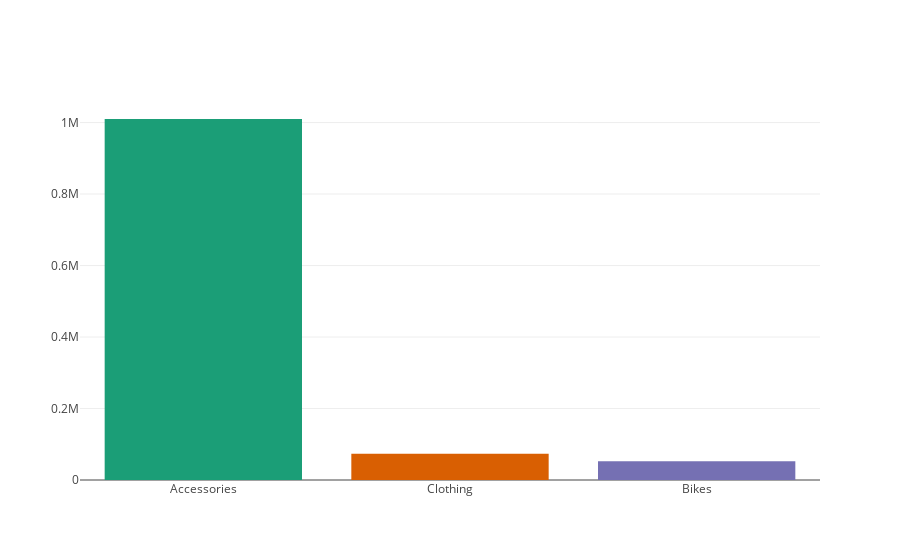

Notebook code cell kept with this figure:
### Code cell
fig=go.Figure()
fig.add_trace(go.Bar(x=top_cat_name.index,
                   y=top_cat_name.values,
                   marker=dict(color=colors3)
                   ))

fig.update_layout(
    title='Count Of Each Category ',
    xaxis_title='Categories',
    yaxis_title='Count',)

fig.show()

### Figure 1 — Plotly figure (JSON) as saved in the notebook; plotly's stock layout.template omitted (floating-point values rounded to 4 significant figures)
{"data": [{"marker": {"color": ["rgb(27,158,119)", "rgb(217,95,2)", "rgb(117,112,179)", "rgb(231,41,138)", "rgb(102,166,30)", "rgb(230,171,2)", "rgb(166,118,29)", "rgb(102,102,102)"]}, "type": "bar", "x": ["Accessories", "Clothing", "Bikes"], "y": [1009870, 73493, 52109]}], "layout": {"autosize": true, "xaxis": {"autorange": true, "range": [-0.5, 2.5], "type": "category"}, "yaxis": {"autorange": true, "range": [0, 1063000.0], "type": "linear"}}}
